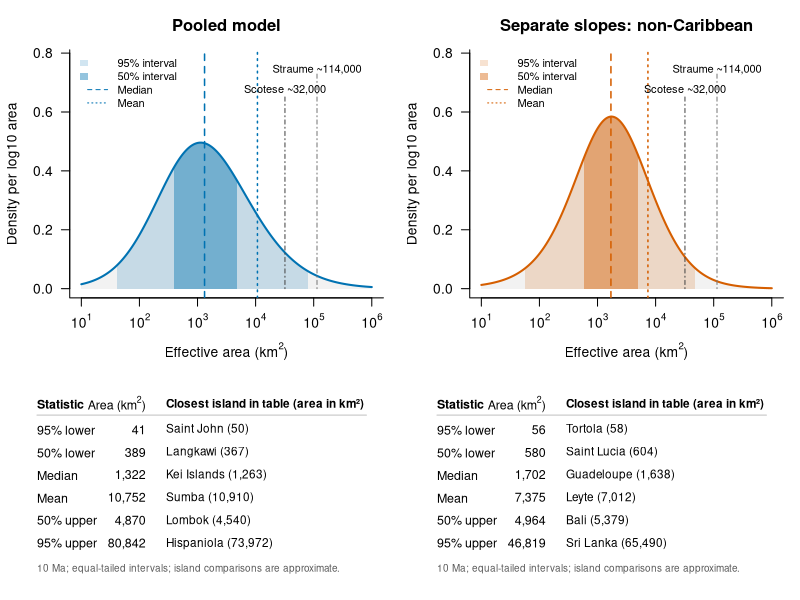
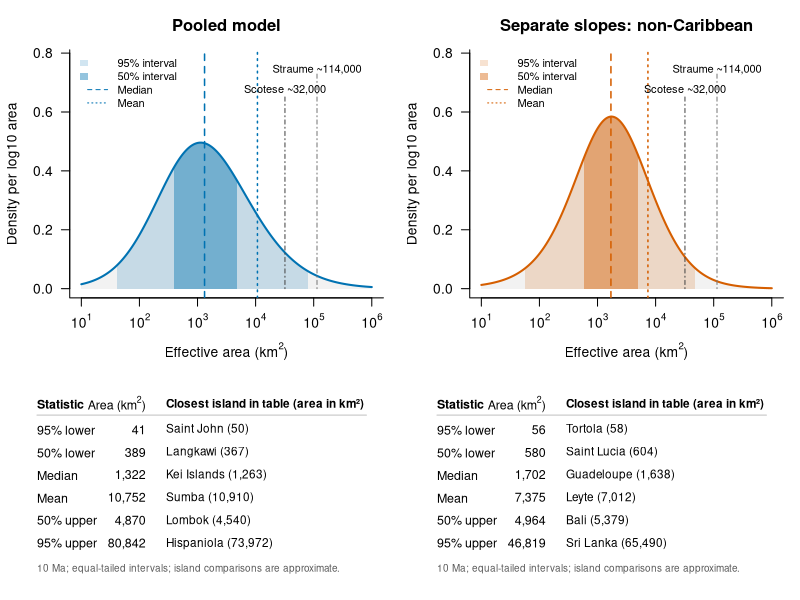

Here is the R script that generated these plots, in order:
# Run from paleo-islands. Existing posterior distributions; no refitting.
curves <- read.csv('area-estimation/results/bayesian-selected27-slopes-10ma/area-distributions.csv')
islands <- read.csv('area-estimation/results/isolation/regression-input.csv')
models <- c('simple_prior1', 'separate_prior1')
titles <- c('Pooled model', 'Separate slopes: non-Caribbean')
colours <- c('#0072B2', '#D55E00')
out <- 'area-estimation/results/two-model-area-10ma'
plots <- 'area-estimation/plots/two-model-area-10ma'
dir.create(out, recursive = TRUE, showWarnings = FALSE)
dir.create(plots, recursive = TRUE, showWarnings = FALSE)
statistics <- data.frame()
for(i in 1:2) {
 d <- curves[curves$model == models[i] & curves$prior == 'log_uniform_10_1million', ]
 mass <- d$density_log10_area * .01
 stopifnot(abs(sum(mass)-1)<1e-8)
 q <- 10^approx(cumsum(mass), log10(d$area_km2), xout = c(.025,.25,.5,.75,.975), ties = 'ordered')$y
 values <- c(q[1], q[2], q[3], sum(d$area_km2*mass), q[4], q[5])
 labels <- c('95% lower', '50% lower', 'Median', 'Mean', '50% upper', '95% upper')
 for(j in 1:6) {
  nearest <- which.min(abs(log(islands$area_km2 / values[j])))
  statistics <- rbind(statistics, data.frame(model = models[i], statistic = labels[j], area_km2 = values[j],
   comparison_island = islands$island[nearest], island_area_km2 = islands$area_km2[nearest],
   size_ratio = islands$area_km2[nearest]/values[j]))
 }
}
write.csv(statistics, file.path(out, 'statistics-island-comparisons.csv'), row.names = FALSE)
write.csv(islands[,c('island','area_km2','source_of_area')], file.path(out,'comparison-island-catalogue.csv'), row.names=FALSE)

# Panels: density above; numerical estimates and island analogues below.
# Distribution is per unit log10 area. Intervals are equal-tailed, not HPD.
for(format in c('png','pdf')) {
 if(format=='png') png(file.path(plots,'area-distributions.png'), width=2600,height=1800,res=200,type='cairo')
 if(format=='pdf') pdf(file.path(plots,'area-distributions.pdf'), width=13,height=9)
 layout(matrix(c(1,2,3,4),2,2,byrow=TRUE), heights=c(3.2,2))
 par(mar=c(4.3,4.2,3,1),family='sans')
 for(i in 1:2) {
  d <- curves[curves$model==models[i] & curves$prior=='log_uniform_10_1million' & curves$area_km2>=10 & curves$area_km2<=1e6, ]
  z <- log10(d$area_km2)
  density <- d$density_log10_area
  density[c(1,length(density))] <- density[c(1,length(density))]*2
  s <- statistics[statistics$model==models[i], ]
  plot(z,density,type='n',xlim=c(1,6),ylim=c(0,.78),axes=FALSE,xlab=expression('Effective area (km'^2*')'),ylab='Density per log10 area',main=titles[i])
  axis(1,at=1:6,labels=expression(10^1,10^2,10^3,10^4,10^5,10^6))
  axis(2,las=1); box(bty='l')
  polygon(c(z,rev(z)),c(density,rep(0,length(z))),col='grey95',border=NA)
  for(bounds in list(c(1,6),c(2,5))) {
   lo <- log10(s$area_km2[bounds[1]]); hi <- log10(s$area_km2[bounds[2]])
   x <- c(lo,z[z>lo & z<hi],hi)
   y <- approx(z,density,xout=x)$y
   alpha <- if(bounds[1]==1) .18 else .42
   polygon(c(x,rev(x)),c(y,rep(0,length(x))),col=adjustcolor(colours[i],alpha.f=alpha),border=NA)
  }
  lines(z,density,col=colours[i],lwd=2)
  abline(v=log10(s$area_km2[3]),lty=2,col=colours[i],lwd=1.5)
  abline(v=log10(s$area_km2[4]),lty=3,col=colours[i],lwd=1.5)
  segments(log10(32000),0,log10(32000),.66,col='#444444',lty=4)
  segments(log10(114000),0,log10(114000),.73,col='#777777',lty=4)
  text(log10(32000),.675,'Scotese ~32,000',cex=.8)
  text(log10(114000),.745,'Straume ~114,000',cex=.8)
  legend('topleft',legend=c('95% interval','50% interval','Median','Mean'),
   fill=c(adjustcolor(colours[i],alpha.f=.18),adjustcolor(colours[i],alpha.f=.42),NA,NA),
   border=NA,lty=c(NA,NA,2,3),col=colours[i],bty='n',cex=.8)
 }
 par(mar=c(1,1,1,1))
 for(i in 1:2) {
  s <- statistics[statistics$model==models[i], ]
  plot.new(); plot.window(xlim=c(0,1),ylim=c(0,1))
  text(.02,.94,'Statistic',adj=0,font=2,cex=.9)
  text(.34,.94,expression('Area (km'^2*')'),adj=1,font=2,cex=.9)
  text(.40,.94,'Closest island in table (area in km²)',adj=0,font=2,cex=.85)
  segments(.02,.88,.99,.88,col='grey75')
  for(j in 1:6) {
   y <- .8-(j-1)*.125
   text(.02,y,s$statistic[j],adj=0,cex=.9)
   text(.34,y,format(round(s$area_km2[j]),big.mark=',',trim=TRUE),adj=1,cex=.9)
   label <- paste0(s$comparison_island[j],' (',format(round(s$island_area_km2[j]),big.mark=',',trim=TRUE),')')
   text(.40,y,label,adj=0,cex=.85)
  }
  text(.02,.04,'10 Ma; equal-tailed intervals; island comparisons are approximate.',adj=0,cex=.72,col='grey35')
 }
 dev.off()
}
print(statistics)
